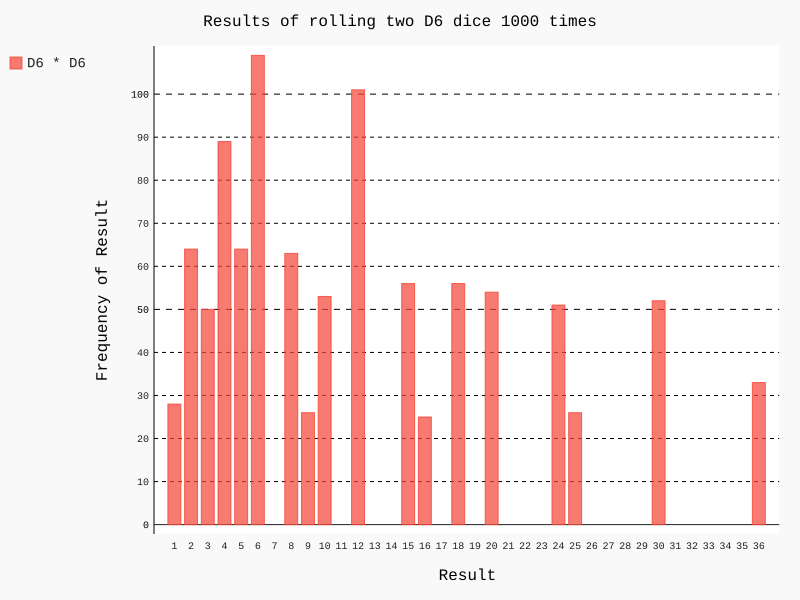

Generate this figure with Python:
import pygal
from die import Die

# Создание двух кубиков D6
die_1 = Die()
die_2 = Die()

# Моделирование серии бросков с сохранением результатов в списке
results = []
for roll_num in range(1000):
    result = die_1.roll() * die_2.roll()
    results.append(result)

# Анализ результатов
frequencies = []
max_result = die_1.num_sides * die_2.num_sides
for value in range(1, max_result+1):
    frequency = results.count(value)
    frequencies.append(frequency)
    
# Визуализация результатов
hist = pygal.Bar()

hist.title = "Results of rolling two D6 dice 1000 times"
hist.x_labels = list(range(1, max_result+1))
hist.x_title = "Result"
hist.y_title = "Frequency of Result"

hist.add('D6 * D6', frequencies)
hist.render_to_file('multiplication.svg')
